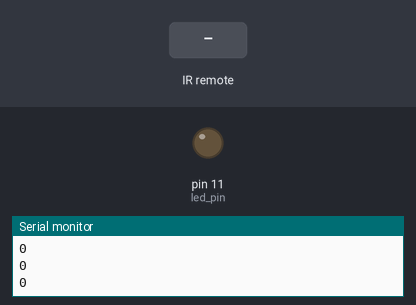
Recording of a sketch running on a simulated Arduino Uno, built with avr-gcc and run on an emulated ATmega328P. Parts: output pins drawn as LEDs (lit = HIGH), the last lines printed to the serial monitor. The test bench sets the inputs (shaded band).

Above: at 1.3 s.
1.4 s: infrared code 0xFFE21D received
At 1.8 s:
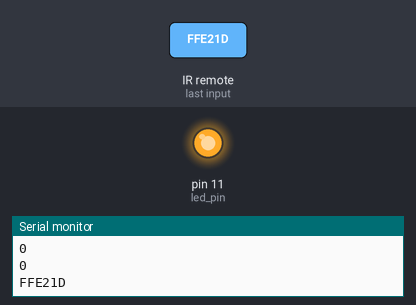
3.0 s: infrared code 0xFFA25D received
At 4.3 s:
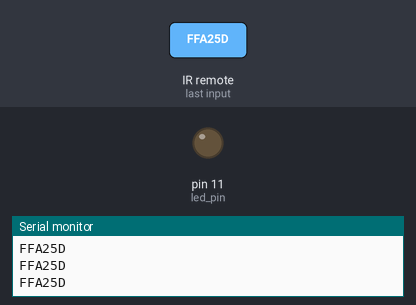
Timing chart, 0 to 6.0 s (numbered marks = the images above; inputs shaded):
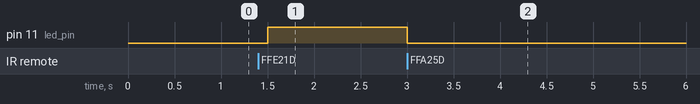

Measured:
- after the input at 1.4 s, pin 11 (led_pin): LOW → HIGH after 0.10 s
- after the input at 3.0 s, pin 11 (led_pin): HIGH → LOW at once

The sketch:

sketch_oct23c.ino
```cpp
#include <IRremote.h>
int RECV_PIN = 6;
int led_pin = 11;
IRrecv irrecv(RECV_PIN);
decode_results results;
void setup() {
  // initialize the digital pin as an output.
  pinMode(RECV_PIN, INPUT);
  pinMode(led_pin, OUTPUT);

  irrecv.enableIRIn(); // Start the receiver
  Serial.begin(9600);
}
void loop() {
  int i=0;
  if (irrecv.decode(&results))
     irrecv.resume();

  if(results.value == 0xFFA25D )
  digitalWrite(led_pin, LOW);
  if(results.value == 0xFFE21D)
  digitalWrite(led_pin, HIGH);

  Serial.println(results.value, HEX);
  delay(500);
 }
```
